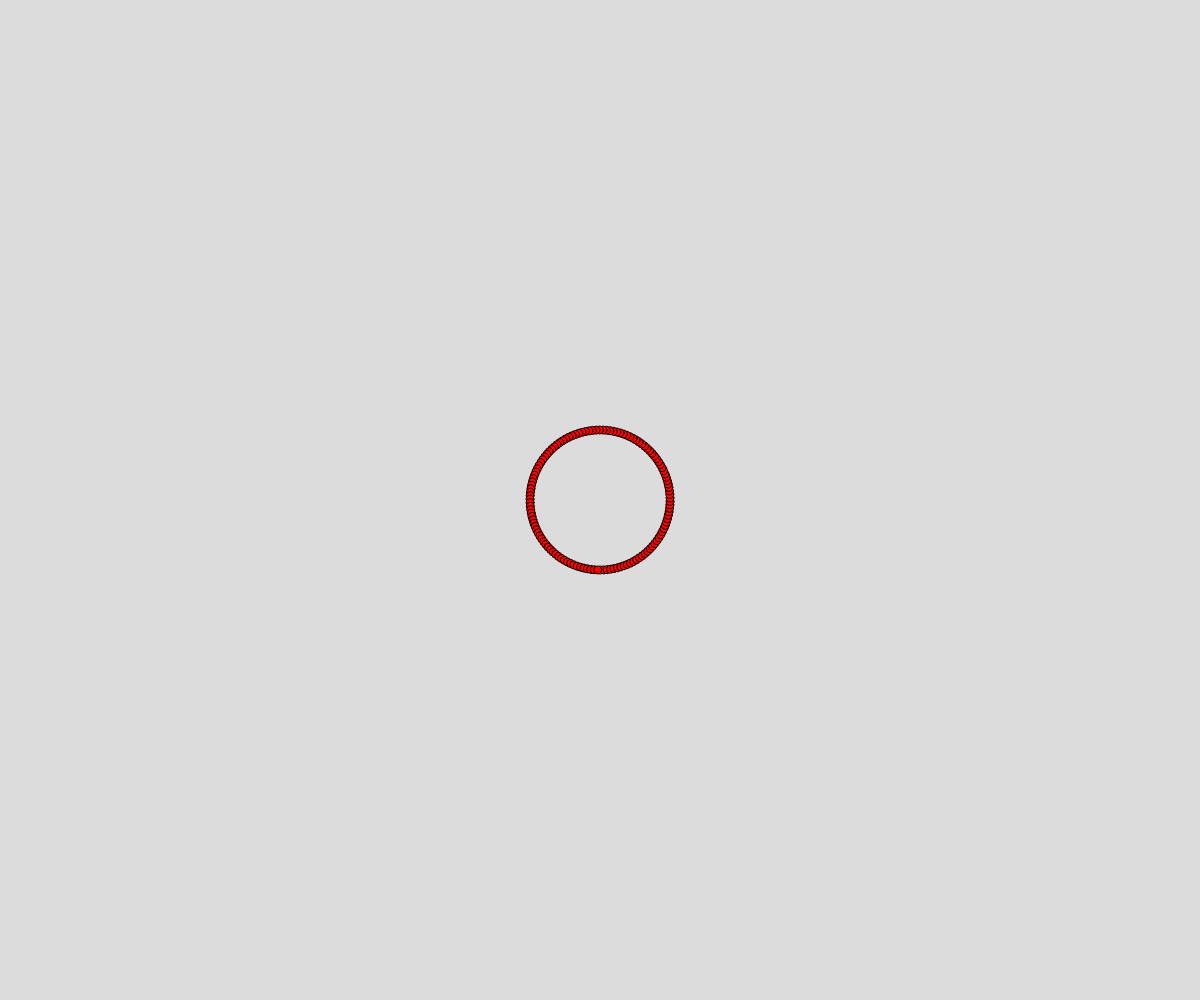
Frame 1 (no input)
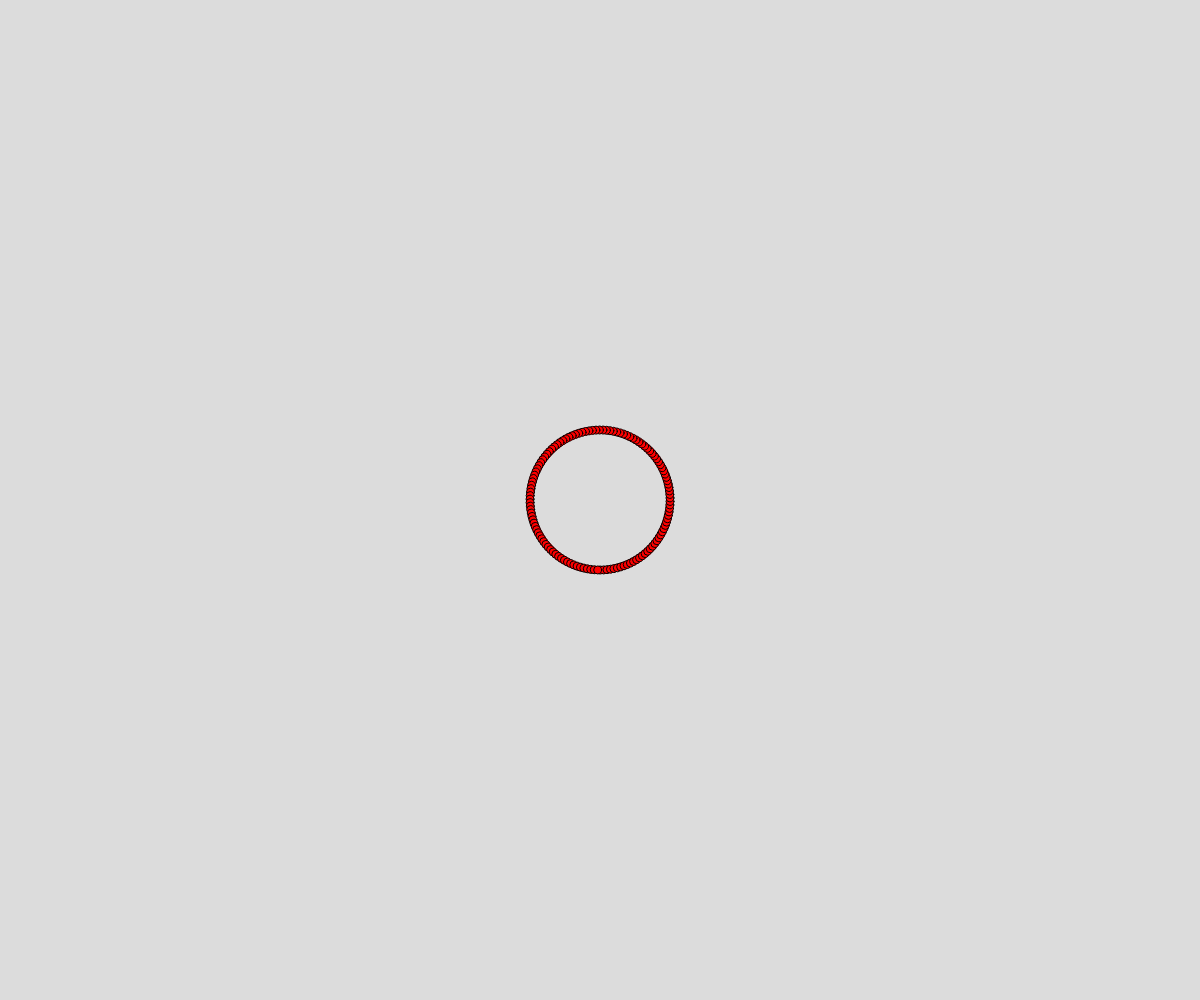
Frame 60 (no input)
Frame 120 (the mouse pressed at the canvas centre since frame 60): identical to frame 60, image omitted

The p5.js sketch that drew these frames (run headless with seeded random() and noise() and a simulated clock; from frame 60 on, the mouse is pressed at the canvas centre):

// p5.js sketch
// ── sketch.js

// p = point
let p = {}
let pSize = 20;
let speed = 8;
let theta;

function setup() {
  createCanvas(innerWidth, innerHeight);
  // for random distribution
  // only execute draw once
  // noLoop();
  // draw rectangle from centre
  rectMode(CENTER);
  // angular movement 
  // assign a random angle in radians
  theta = random(TAU)
  // assign position of notional point p to middle of screen
  p = {x:width/2, y:height/2}
}

function draw() {
  background(220);

  // mapping
  ////////////////
  /* noFill()
   let c = map(mouseY, 0, height, 0, 255)
   rect(100, 100, 500, 100)
   fill(c, 0, 0)
   // width is only available after createCanvas has been called
   let w = map(mouseX, 0, width, 0, 500)
   rect(100, 100, w, 100)*/
  ////////////////
  // random distribution
  ////////////////
 /* noStroke();
  // rgba 
  fill(35, 56, 60, 25);
  const size = 20;
  for(let i = 0; i < 1000; i++){
    let x = random(size/2, width - size/2);
    let y = random(size/2, height - size/2)
    square(x, y, size)
  }*/
    ////////////////
  // gaussian distribution
  ////////////////
 /* noStroke();
  // rgba 
  
  const size = 20;
  let x,y;
  for(let i = 0; i < 10000; i++){
    // layer 1 
    x = randomGaussian(width/2, 150)
    y = randomGaussian(height/2, 150)
    fill(255, 0, 0, 5);
    square(x, y, size*3)
    // layer 2
    x = randomGaussian(width/2, 100)
    y = randomGaussian(height/2, 100)
    fill(0, 255, 0, 10)
    square(x, y, size*2)
    // layer 3
    x = randomGaussian(width/2, 50)
    y = randomGaussian(height/2, 50)
    fill(0, 0, 255, 50)
    square(x, y, size)
  }*/
     ////////////////
  // radians
  ////////////////

  // TAU = 2 * PI (the number of radians in a circle)
  // arc(width/2, height/2, 400, 400, 0, random(TAU))

  ////////////////
  // angular velocity
  ////////////////
/*
  p.x += cos(theta) * speed;
  p.y += sin(theta) * speed;
  circle(p.x, p.y, pSize) */

    ////////////////
  // angle from position
  ////////////////
  // difference between source object and target on y and x axis
  /*let dy = mouseY - p.y;
  let dx = mouseX - p.x;
  theta = atan2(dy, dx);
  // calculate angle between object and mouse
  p.x += cos(theta) * speed;
  p.y += sin(theta) * speed;
  circle(p.x, p.y, pSize); */

  ////////////////
  // make a circle using cos and sin
  ////////////////
  let r = 70;
  // sets angle to 0 and adds a little through each itteration
  for(let t = 0; t < TAU; t+= 0.05){
    // bidmas is different (multiplication -> division -> minus -> addition)
    let x = sin(t) * r + width/2;
    let y = cos(t) * r + height/2;

    circle(x, y, 8)
    fill(255,0,0)
  }

}
